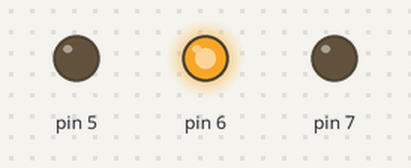
A sketch run on a simulated Arduino Uno, built with avr-gcc and run on an emulated ATmega328P. Shown: output pins drawn as LEDs (lit = HIGH).

Above: at 0.05 s.
At 3.0 s:
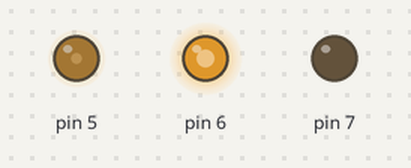
At 6.0 s:
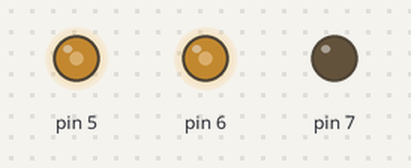
At 12.0 s:
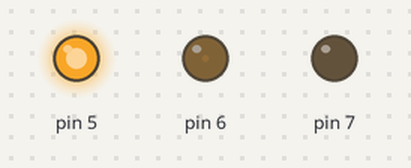
Timing chart, 0 to 15.6 s (numbered marks = the images above):
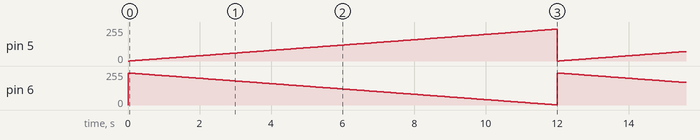

Measured:
- by itself, pin 5: ramps from 0/255 to 239/255 and jumps back, once every 12.0 s
- by itself, pin 6: ramps from 240/255 to 1/255 and jumps back, once every 12.0 s

The sketch:

RGBLED.ino
```cpp
/*
5,6,7でRGB LEDを制御する
・5 : 赤・6 : 緑・7 : 青
本番用実機のピン制約から7はPWM非対応
*/

void RGB_init(){
  DDRD |= 0b11100000;
  TCCR0A |= 0b00000011;
  TCCR0A &= 0b00001111;
  TCCR0B &= 0b11110111;
  OCR0A = 0;
  OCR0B = 0;
  PORTD &= 0b00011111;
}

void RGB_off(){
  TCCR0A &= 0b00001111;
  PORTD  &= 0b00011111;
}

void RGB_red(){
  TCCR0A &= 0b00001111;
  PORTD |= 0b00100000;
  PORTD &= 0b00111111;
}

void RGB_yellow(){
  TCCR0A |= 0b10100000;
  OCR0A = 100;
  OCR0B = 235;
}
void RGB_green(){
  TCCR0A &= 0b00001111;
  PORTD |= 0b01000000;
  PORTD &= 0b01011111;
}

void RGB_blue(){
  TCCR0A &= 0b00001111;
  PORTD |= 0b10000000;
  PORTD &= 0b10011111;
}

void RGB_rg(byte redDuty, byte greenDuty){
  TCCR0A |= 0b10100000;
  OCR0A = greenDuty;
  OCR0B = redDuty;
}

void setup() {
  // put your setup code here, to run once:
  RGB_init();
}

void loop() {
  // put your main code here, to run repeatedly:
  for(byte i = 0; i < 240; i ++){
    RGB_rg(i, 240 - i);
    delay(50);
  }
}
```
